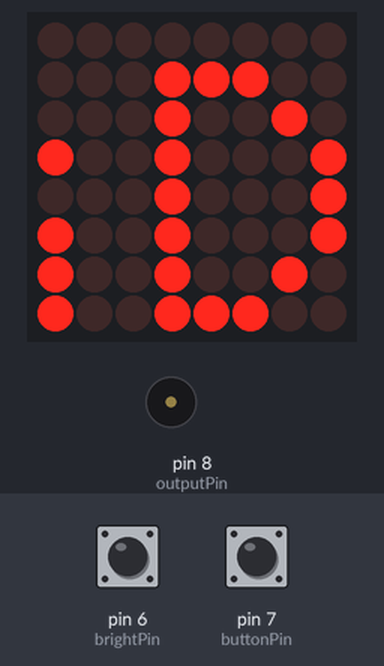
Bench run of a sketch on a simulated Arduino Uno, built with avr-gcc and run on an emulated ATmega328P. On the bench: 8×8 LED matrix, buzzer (waves = sounding). The inputs (shaded band) are chosen by the test bench; at power-on: pin 7 (buttonPin) HIGH, pin 6 (brightPin) HIGH. Random numbers use the default seed unless the sketch sets one.

Above: at 3.6 s.
3.7 s: pin 7 (buttonPin) pulled LOW for 0.15 s
At 11.5 s:
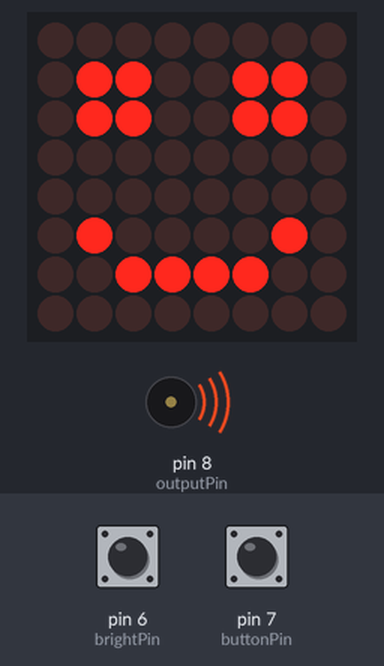
At 17.2 s:
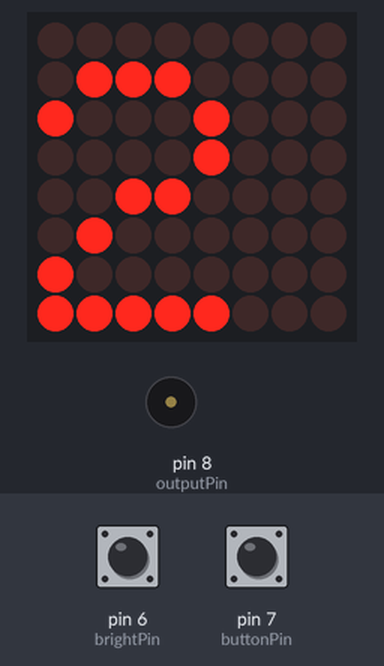
Timing chart, 0 to 17.7 s (numbered marks = the images above; inputs shaded):
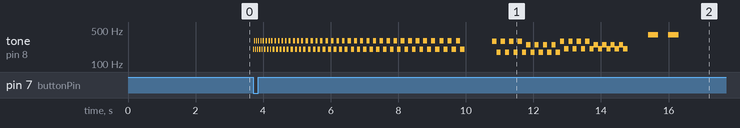

The sketch:

ticketCostume.ino
```cpp
#include "LedControl.h"
#include "pitches.h"

//pin 12 is connected to the DataIn
//pin 11 is connected to the CLK
//pin 10 is connected to LOAD
//VCC    is connected to 5V
//LedControl(int dataPin, int clkPin, int csPin, int numDevices);
LedControl lc=LedControl(12,11,10,1);

//digital pin that button is connected to (other end is gnd)
int buttonPin = 7;
//button that is used to toggle brightness 1, 4, 8
int brightPin = 6;
int brightness = 1;

// notes in the melody:
int melody[] = {
  NOTE_D4, NOTE_F3, NOTE_B3, NOTE_F3,      // D4-F3-B3-F3
  NOTE_D4, NOTE_GS3, NOTE_B3, NOTE_GS3,    // D4-Ab3-B3-Ab3
  NOTE_G4, NOTE_B3, NOTE_E4, NOTE_B3,      // G4-B3-E4-B3
  NOTE_E4, NOTE_A3, NOTE_CS4, NOTE_A3,     // E4-A3-C#4-A3
  NOTE_D4, NOTE_FS4, NOTE_B3, NOTE_FS4,    // D4-F#4-B3-F#4
  NOTE_D4, NOTE_GS3, NOTE_B3, NOTE_GS3,    // D4-Ab3-B3-Ab3
  NOTE_G4, NOTE_B3, NOTE_E4, NOTE_B3,      // G4-B3-E4-B3
  NOTE_E4, NOTE_A3, NOTE_CS4, NOTE_A3,     // E4-A3-C#-A3
};

int outputPin     = 8;
int maxChords     = 4;
int maxRepeats    = 2;         // every chord will be repeated 2 times
int noteDuration  = 1000/8;    // 4 = quarter note, 8 = eight note, etc.

// notes in the melody:
int sad[] = {NOTE_C5, NOTE_B4, NOTE_AS4, NOTE_A4};

// note durations: 4 = quarter note, 8 = eighth note, etc.:
int sadDurations[] = {4, 4, 4, 1};

#define CHAR_WIDTH 5
#define SP {0, 0, 0, 0, 0}               //Space
#define EX {0, 125, 0, 0, 0}             //Exclamation !
#define A {31, 36, 68, 36, 31}
#define B {127, 73, 73, 73, 54,}
#define C {62, 65, 65, 65, 34}
#define D {127, 65, 65, 34, 28}
#define E {127, 73, 73, 65, 65}
#define F {127, 72, 72, 72, 64}
#define G {62, 65, 65, 69, 38}
#define H {127, 8, 8, 8, 127}
#define I {0, 65, 127, 65, 0}
#define J {2, 1, 1, 1, 126}
#define K {127, 8, 20, 34, 65}
#define L {127, 1, 1, 1, 1}
#define M {127, 32, 16, 32, 127}
#define N {127, 32, 16, 8, 127}
#define O {62, 65, 65, 65, 62}
#define P {127, 72, 72, 72, 48}
#define Q {62, 65, 69, 66, 61}
#define R {127, 72, 76, 74, 49}
#define S {50, 73, 73, 73, 38}
#define T {64, 64, 127, 64, 64}
#define U {126, 1, 1, 1, 126}
#define V {124, 2, 1, 2, 124}
#define W {126, 1, 6, 1, 126}
#define X {99, 20, 8, 20, 99}
#define Y {96, 16, 15, 16, 96}
#define Z {67, 69, 73, 81, 97}
#define ZERO {62, 65, 65, 65, 62}//
#define ONE {33, 127, 1, 0, 0}//
#define TWO {35, 69, 73, 73, 49}//
#define THREE {34, 65, 73, 73, 54}//
#define FOUR {120, 8, 8, 127, 8}//
#define FIVE {121, 73, 73, 73, 6}//
#define SIX {62, 73, 73, 73, 38}//
#define SEVEN {64, 71, 88, 96, 0}//
#define EIGHT {54, 73, 73, 73, 54}//
#define NINE {48, 73, 73, 73, 62}//

byte Alphabet[36][CHAR_WIDTH]={A,B,C,D,E,F,G,H,I,J,K,L,M,N,O,P,Q,R,S,T,U,V,W,X,Y,Z,
                               ZERO,ONE,TWO,THREE,FOUR,FIVE,SIX,SEVEN,EIGHT,NINE};
int aLen = sizeof(Alphabet)/CHAR_WIDTH;

byte numbers[10][CHAR_WIDTH]={ZERO,ONE,TWO,THREE,FOUR,FIVE,SIX,SEVEN,EIGHT,NINE};
int nLen = sizeof(numbers)/CHAR_WIDTH;

byte iD[7] = {B00011100, B00010010, B10010001, B00010001, B10010001, B10010010, B10011100};
byte arrow[8] = {B00011000, B00011000, B00011000, B10011001, B11011011, B01111110, B00111100, B00011000};
byte smile[6] = {B01100110, B01100110, B00000000, B00000000, B01000010, B00111100};
byte frown[6] = {B01100110, B01100110, B00000000, B00000000, B00111100, B01000010};
byte jackpot[6] = {B01100110, B01100110, B00000000, B01111110, B01111110, B00111100};
byte ten[8] = {B01000110, B11001001, B01001001, B01001001, B01001001, B11100110, B00000000, B11111111};

unsigned long idleTimer = 0;
bool flip = true;

void setup() {
  //Serial.begin(9600);//REMOVE ME
  //The MAX72XX is in power-saving mode on startup, we have to do a wakeup call
  lc.shutdown(0,false);
  //Set the brightness to a medium values (0~15 possible values)
  lc.setIntensity(0,brightness);
  //and clear the display
  lc.clearDisplay(0);
  //seeding random number generator
  randomSeed(analogRead(0));
  //initializing the buttons
  pinMode(buttonPin, INPUT_PULLUP);
  pinMode(brightPin, INPUT_PULLUP);
  idle(!flip);
}

void loop() {
  if(digitalRead(buttonPin) == LOW){
    spinWheel();
  }
  if(digitalRead(brightPin) == LOW){
    if(brightness == 1) brightness = 4;
    else if(brightness == 4) brightness = 8;
    else brightness = 1;
    lc.setIntensity(0,brightness);
    delay(300);
  }
  if(idleTimer == 250000){
    idle(flip);
    flip = !flip;
    idleTimer = 0;
  }
  idleTimer++;
}

void playLossSound(){
   // iterate over the notes of the "fail" melody:
  for (int thisNote = 0; thisNote < 4; thisNote++) {
    // to calculate the note duration, take one second
    // divided by the note type.
    // e.g. quarter note = 1000 / 4, eighth note = 1000/8, etc.
    int noteDuration = 1000/sadDurations[thisNote];
    tone(outputPin, sad[thisNote],noteDuration);

    // to distinguish the notes, set a minimum time between them.
    // the note's duration + 30% seems to work well:
    int pauseBetweenNotes = noteDuration * 1.30;
    delay(pauseBetweenNotes);
    // stop the tone playing:
    noTone(outputPin);
  }
}

void playWinSound() {
  // play all 8 chords
  for (int chords = 0; chords < maxChords; chords++) {
    for (int chordTone = 0; chordTone < 4; chordTone++) {
      for (int repeats = 0; repeats < maxRepeats; repeats++) {
        tone(outputPin, melody[chords*maxRepeats + repeats], noteDuration);
        // set a delay between the notes
        delay(noteDuration);
        // stop the tone playing
        noTone(outputPin);
      }
    }
  }
}


void playJackpotSound(){
  for(int i=100;i<4000;i+=10){
    tone(outputPin, i);
    delay(10);
  }
  for(int i=0;i<20;i++){
    tone(outputPin, 500 + (i%2 * 200),100);
    delay(100);
  }
  noTone(outputPin);
}

//if you pass true it shows iD, if not it shows an arrow pointing to the button
void idle(bool logo) {
  if(logo){
    lc.clearDisplay(0);
    for(int i=0; i<7; i++){
      lc.setRow(0,i+1,iD[i]);
    }
  }
  else{
    lc.clearDisplay(0);
    for(int i=0; i<8; i++){
      lc.setRow(0,i,arrow[i]);
    }
  }
}

void spinWheel(){
  int offset = 0;
  int spinSpeed = 30; //pixels per tick
  byte wheel[2][6];
  int rounds = 0;//amount of faces that go by
  int roll;

  size_t note = 200;//frequency of note during spin

  if(random(3) == 0)//33% chance of a smile passing
    for(int i=0; i<6; i++)
      wheel[0][i] = smile[i];
  else
    for(int i=0; i<6; i++)
      wheel[0][i] = frown[i];

  if(random(3) == 0)//33% chance of a smile passing
    for(int i=0; i<6; i++)
      wheel[1][i] = smile[i];
  else
    for(int i=0; i<6; i++)
      wheel[1][i] = frown[i];

  while(rounds < 10){
    if(offset == 8){
      offset = 0;
      rounds++;
      spinSpeed += 10;
      for(int i=0; i<6; i++)//moving face that is on screen back to origin
        wheel[0][i] = wheel[1][i];
      roll = random(100);
      if(roll >= 66)//34% chance of a smile passing
        for(int i=0; i<6; i++)
          wheel[1][i] = smile[i];
      else if(roll > 0)//65% chance of frown passing
        for(int i=0; i<6; i++)
          wheel[1][i] = frown[i];
      else//1% chance of jackpot passing
        for(int i=0; i<6; i++)
            wheel[1][i] = jackpot[i];
    }


    for(int i=0; i<6; i++)//face that starts on screen
      lc.setRow(0, i - offset + 1, wheel[0][i]);
    for(int i=0; i<6; i++)//face that starts off the bottom of screen
      lc.setRow(0, i + 8 - offset + 1, wheel[1][i]);

    offset++;
    tone(outputPin,note,spinSpeed);
    if(note == 200) note = 300;
    else note = 200;
    delay(spinSpeed);
    lc.clearDisplay(0);
  }

  for(int j=0; j<4; j++){
    for(int i=0; i<6; i++)//display the face they rolled
        lc.setRow(0, i + 1, wheel[0][i]);
    delay(100);
    lc.setRow(0,0,B11111111);
    lc.setRow(0,7,B11111111);
    lc.setColumn(0,0,B11111111);
    lc.setColumn(0,7,B11111111);
    delay(100);
    lc.setRow(0,0,B00000000);
    lc.setRow(0,7,B00000000);
    lc.setColumn(0,0,B00000000);
    lc.setColumn(0,7,B00000000);
  }

  if(wheel[0][4] == B01000010){
    playWinSound();
    delay(600);
    lc.clearDisplay(0);
    size_t randNum = random(1,4);//amount of tickets they won
    for(int i=0;i<5;i++){
      lc.setColumn(0,i,numbers[randNum][i]);
    }
    //buzz the amount of tickets they won
    for(int i=0;i<randNum;i++){
      tone(outputPin,400,300);//400Hz for 300 ms
      delay(600);
    }
    delay(2000);//stay on ticket payout screen for 2 seconds
  }
  else if(wheel[0][3] == B01111110){
    playJackpotSound();
    delay(600);
    lc.clearDisplay(0);
    for(int i=0;i<8;i++)
      lc.setRow(0,i,ten[i]);
    //buzz ten times
    for(int i=0;i<10;i++){
      tone(outputPin,400,300);
      delay(600);
    }
    delay(2000);//stay on ticket payout screen for 2 seconds
  }
  else playLossSound();
}
```

pitches.h
```cpp
/*************************************************
 * Public Constants
 *************************************************/

#define NOTE_B0  31
#define NOTE_C1  33
#define NOTE_CS1 35
#define NOTE_D1  37
#define NOTE_DS1 39
#define NOTE_E1  41
#define NOTE_F1  44
#define NOTE_FS1 46
#define NOTE_G1  49
#define NOTE_GS1 52
#define NOTE_A1  55
#define NOTE_AS1 58
#define NOTE_B1  62
#define NOTE_C2  65
#define NOTE_CS2 69
#define NOTE_D2  73
#define NOTE_DS2 78
#define NOTE_E2  82
#define NOTE_F2  87
#define NOTE_FS2 93
#define NOTE_G2  98
#define NOTE_GS2 104
#define NOTE_A2  110
#define NOTE_AS2 117
#define NOTE_B2  123
#define NOTE_C3  131
#define NOTE_CS3 139
#define NOTE_D3  147
#define NOTE_DS3 156
#define NOTE_E3  165
#define NOTE_F3  175
#define NOTE_FS3 185
#define NOTE_G3  196
#define NOTE_GS3 208
#define NOTE_A3  220
#define NOTE_AS3 233
#define NOTE_B3  247
#define NOTE_C4  262
#define NOTE_CS4 277
#define NOTE_D4  294
#define NOTE_DS4 311
#define NOTE_E4  330
#define NOTE_F4  349
#define NOTE_FS4 370
#define NOTE_G4  392
#define NOTE_GS4 415
#define NOTE_A4  440
#define NOTE_AS4 466
#define NOTE_B4  494
#define NOTE_C5  523
#define NOTE_CS5 554
#define NOTE_D5  587
#define NOTE_DS5 622
#define NOTE_E5  659
#define NOTE_F5  698
#define NOTE_FS5 740
#define NOTE_G5  784
#define NOTE_GS5 831
#define NOTE_A5  880
#define NOTE_AS5 932
#define NOTE_B5  988
#define NOTE_C6  1047
#define NOTE_CS6 1109
#define NOTE_D6  1175
#define NOTE_DS6 1245
#define NOTE_E6  1319
#define NOTE_F6  1397
#define NOTE_FS6 1480
#define NOTE_G6  1568
#define NOTE_GS6 1661
#define NOTE_A6  1760
#define NOTE_AS6 1865
#define NOTE_B6  1976
#define NOTE_C7  2093
#define NOTE_CS7 2217
#define NOTE_D7  2349
#define NOTE_DS7 2489
#define NOTE_E7  2637
#define NOTE_F7  2794
#define NOTE_FS7 2960
#define NOTE_G7  3136
#define NOTE_GS7 3322
#define NOTE_A7  3520
#define NOTE_AS7 3729
#define NOTE_B7  3951
#define NOTE_C8  4186
#define NOTE_CS8 4435
#define NOTE_D8  4699
#define NOTE_DS8 4978
```

Measured:
- after the input at 3.7 s, tone on pin 8 (outputPin): plays 200 Hz for 0.03 s, 300 Hz for 0.03 s, 200 Hz for 0.03 s, 300 Hz for 0.03 s, 200 Hz for 0.03 s, 300 Hz for 0.03 s … (115 notes in this stretch), starting at once
